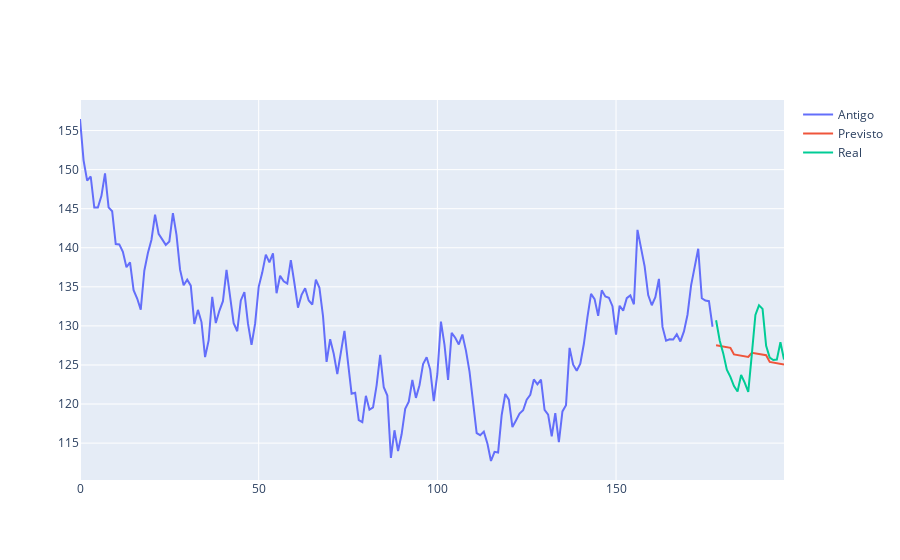

The cell this chart's notebook holds for it:
### Code cell
from sklearn.linear_model import LinearRegression

lmr_model =  LinearRegression(normalize=True)
lmr_model.fit(X_train,y_train)
lmr = lmr_model.predict(X_test)


teste = pd.DataFrame(lmr)

teste["A"] = teste[0]
teste.pop(0)


teste.reset_index(drop=True, inplace=True)

LR_previsto = log_retorno(teste, pd.DataFrame(df_treino["A"].iloc[-20:]).reset_index(drop=True))
LR_real = log_retorno(pd.DataFrame(df_real["A"]).reset_index(drop=True), pd.DataFrame(df_treino["A"].iloc[-20:]).reset_index(drop=True))

print(calc_score(LR_previsto,LR_real))

fig = go.Figure()

fig.add_trace(
    go.Scatter(
        x = time_x,
        y = df_treino["A"],
        name="Antigo"
    )
)

fig.add_trace(
    go.Scatter(
        x = fh,
        y = teste.iloc[-20:,0],
        name="Previsto"
    )
)

fig.add_trace(
    go.Scatter(
        x = fh,
        y = df_real["A"],
        name="Real"
    )
)

### Figure 1 — Plotly figure (JSON) as saved in the notebook; plotly's stock layout.template omitted (floating-point values rounded to 4 significant figures; data arrays with more than 128 entries replaced by an {"elided": "..."} marker saying what was removed)
{"data": [{"name": "Antigo", "type": "scatter", "x": {"elided": "178 int values"}, "y": {"elided": "178 float values"}}, {"name": "Previsto", "type": "scatter", "x": [178, 179, 180, 181, 182, 183, 184, 185, 186, 187, 188, 189, 190, 191, 192, 193, 194, 195, 196, 197], "y": [127.5, 127.4, 127.4, 127.3, 127.2, 126.3, 126.3, 126.2, 126.1, 126.0, 126.6, 126.5, 126.4, 126.3, 126.2, 125.4, 125.3, 125.2, 125.2, 125.1]}, {"name": "Real", "type": "scatter", "x": [178, 179, 180, 181, 182, 183, 184, 185, 186, 187, 188, 189, 190, 191, 192, 193, 194, 195, 196, 197], "y": [130.7, 128.1, 126.5, 124.4, 123.5, 122.3, 121.6, 123.7, 122.7, 121.6, 126.4, 131.4, 132.6, 132.2, 127.4, 125.9, 125.6, 125.7, 127.9, 125.7]}], "layout": {}}
